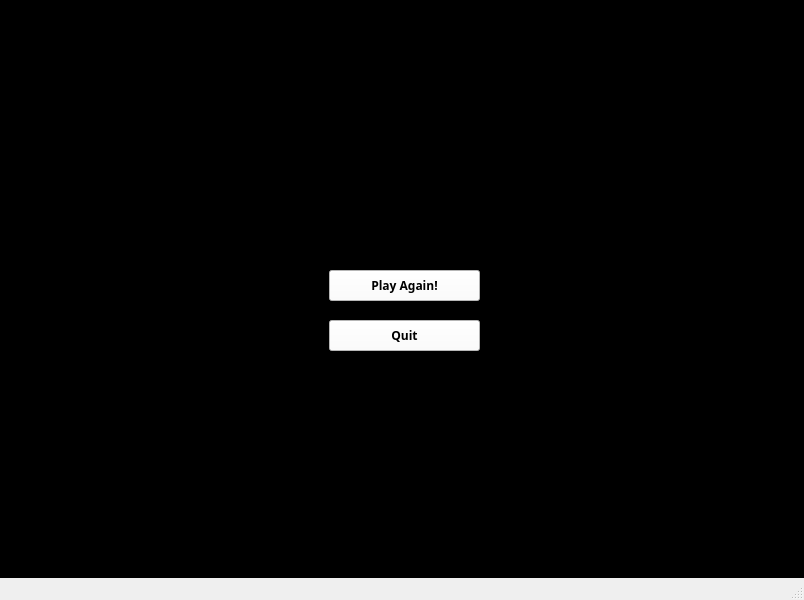
<?xml version="1.0" encoding="UTF-8"?>
<ui version="4.0">
 <class>MainWindow</class>
 <widget class="QMainWindow" name="MainWindow">
  <property name="geometry">
   <rect>
    <x>0</x>
    <y>0</y>
    <width>804</width>
    <height>600</height>
   </rect>
  </property>
  <property name="font">
   <font>
    <family>Gill Sans MT</family>
    <bold>true</bold>
   </font>
  </property>
  <property name="windowTitle">
   <string>MainWindow</string>
  </property>
  <widget class="QWidget" name="centralwidget">
   <widget class="QWidget" name="gridLayoutWidget">
    <property name="geometry">
     <rect>
      <x>10</x>
      <y>0</y>
      <width>781</width>
      <height>551</height>
     </rect>
    </property>
    <layout class="QGridLayout" name="gridLayout">
     <item row="0" column="0">
      <layout class="QVBoxLayout" name="verticalLayout">
       <item>
        <layout class="QHBoxLayout" name="dealerLayout">
         <item>
          <widget class="QWidget" name="widget" native="true">
           <property name="sizePolicy">
            <sizepolicy hsizetype="Fixed" vsizetype="Preferred">
             <horstretch>0</horstretch>
             <verstretch>0</verstretch>
            </sizepolicy>
           </property>
          </widget>
         </item>
         <item>
          <widget class="QWidget" name="cardWidget_2" native="true">
           <property name="sizePolicy">
            <sizepolicy hsizetype="Fixed" vsizetype="Fixed">
             <horstretch>0</horstretch>
             <verstretch>0</verstretch>
            </sizepolicy>
           </property>
           <property name="minimumSize">
            <size>
             <width>100</width>
             <height>175</height>
            </size>
           </property>
           <property name="styleSheet">
            <string notr="true">background-color: white;
border-color: rgb(0, 0, 0);</string>
           </property>
           <widget class="QLabel" name="cardNumber_5">
            <property name="geometry">
             <rect>
              <x>10</x>
              <y>0</y>
              <width>81</width>
              <height>61</height>
             </rect>
            </property>
            <property name="styleSheet">
             <string notr="true">font: 900 24pt &quot;Segoe UI&quot;;
color: black;</string>
            </property>
            <property name="text">
             <string>2</string>
            </property>
            <property name="alignment">
             <set>Qt::AlignmentFlag::AlignLeading|Qt::AlignmentFlag::AlignLeft|Qt::AlignmentFlag::AlignTop</set>
            </property>
            <property name="margin">
             <number>3</number>
            </property>
           </widget>
           <widget class="QLabel" name="cardNumber_6">
            <property name="geometry">
             <rect>
              <x>10</x>
              <y>120</y>
              <width>81</width>
              <height>61</height>
             </rect>
            </property>
            <property name="layoutDirection">
             <enum>Qt::LayoutDirection::LeftToRight</enum>
            </property>
            <property name="styleSheet">
             <string notr="true">font: 900 24pt &quot;Segoe UI&quot;;
color: black;</string>
            </property>
            <property name="text">
             <string>2</string>
            </property>
            <property name="alignment">
             <set>Qt::AlignmentFlag::AlignRight|Qt::AlignmentFlag::AlignTop|Qt::AlignmentFlag::AlignTrailing</set>
            </property>
            <property name="margin">
             <number>3</number>
            </property>
           </widget>
          </widget>
         </item>
         <item>
          <widget class="QWidget" name="cardWidget_1" native="true">
           <property name="sizePolicy">
            <sizepolicy hsizetype="Fixed" vsizetype="Fixed">
             <horstretch>0</horstretch>
             <verstretch>0</verstretch>
            </sizepolicy>
           </property>
           <property name="minimumSize">
            <size>
             <width>100</width>
             <height>175</height>
            </size>
           </property>
           <property name="styleSheet">
            <string notr="true">background-color: white;
border-color: rgb(0, 0, 0);</string>
           </property>
           <widget class="QLabel" name="cardNumber_1">
            <property name="geometry">
             <rect>
              <x>10</x>
              <y>0</y>
              <width>81</width>
              <height>61</height>
             </rect>
            </property>
            <property name="styleSheet">
             <string notr="true">font: 900 24pt &quot;Segoe UI&quot;;
color: black;</string>
            </property>
            <property name="text">
             <string>2</string>
            </property>
            <property name="alignment">
             <set>Qt::AlignmentFlag::AlignLeading|Qt::AlignmentFlag::AlignLeft|Qt::AlignmentFlag::AlignTop</set>
            </property>
            <property name="margin">
             <number>3</number>
            </property>
           </widget>
           <widget class="QLabel" name="cardNumber_2">
            <property name="geometry">
             <rect>
              <x>10</x>
              <y>120</y>
              <width>81</width>
              <height>61</height>
             </rect>
            </property>
            <property name="styleSheet">
             <string notr="true">font: 900 24pt &quot;Segoe UI&quot;;
color: black;</string>
            </property>
            <property name="text">
             <string>2</string>
            </property>
            <property name="alignment">
             <set>Qt::AlignmentFlag::AlignRight|Qt::AlignmentFlag::AlignTop|Qt::AlignmentFlag::AlignTrailing</set>
            </property>
            <property name="margin">
             <number>3</number>
            </property>
           </widget>
          </widget>
         </item>
         <item>
          <widget class="QLabel" name="dealerLabel">
           <property name="enabled">
            <bool>true</bool>
           </property>
           <property name="sizePolicy">
            <sizepolicy hsizetype="Fixed" vsizetype="Preferred">
             <horstretch>0</horstretch>
             <verstretch>0</verstretch>
            </sizepolicy>
           </property>
           <property name="font">
            <font>
             <family>Gill Sans MT</family>
             <pointsize>14</pointsize>
             <bold>true</bold>
            </font>
           </property>
           <property name="text">
            <string>Dealer: 4</string>
           </property>
           <property name="alignment">
            <set>Qt::AlignmentFlag::AlignCenter</set>
           </property>
           <property name="margin">
            <number>10</number>
           </property>
          </widget>
         </item>
         <item>
          <spacer name="horizontalSpacer_4">
           <property name="orientation">
            <enum>Qt::Orientation::Horizontal</enum>
           </property>
           <property name="sizeHint" stdset="0">
            <size>
             <width>40</width>
             <height>20</height>
            </size>
           </property>
          </spacer>
         </item>
         <item>
          <widget class="QLabel" name="betLabel">
           <property name="enabled">
            <bool>true</bool>
           </property>
           <property name="sizePolicy">
            <sizepolicy hsizetype="Fixed" vsizetype="Preferred">
             <horstretch>0</horstretch>
             <verstretch>0</verstretch>
            </sizepolicy>
           </property>
           <property name="text">
            <string>Bet</string>
           </property>
           <property name="alignment">
            <set>Qt::AlignmentFlag::AlignRight|Qt::AlignmentFlag::AlignTop|Qt::AlignmentFlag::AlignTrailing</set>
           </property>
           <property name="margin">
            <number>10</number>
           </property>
          </widget>
         </item>
         <item>
          <spacer name="horizontalSpacer_5">
           <property name="orientation">
            <enum>Qt::Orientation::Horizontal</enum>
           </property>
           <property name="sizeType">
            <enum>QSizePolicy::Policy::Fixed</enum>
           </property>
           <property name="sizeHint" stdset="0">
            <size>
             <width>15</width>
             <height>20</height>
            </size>
           </property>
          </spacer>
         </item>
        </layout>
       </item>
       <item>
        <layout class="QHBoxLayout" name="playerLayout">
         <item>
          <spacer name="horizontalSpacer_6">
           <property name="orientation">
            <enum>Qt::Orientation::Horizontal</enum>
           </property>
           <property name="sizeHint" stdset="0">
            <size>
             <width>40</width>
             <height>20</height>
            </size>
           </property>
          </spacer>
         </item>
         <item>
          <widget class="QLabel" name="playerLabel">
           <property name="enabled">
            <bool>true</bool>
           </property>
           <property name="sizePolicy">
            <sizepolicy hsizetype="Fixed" vsizetype="Preferred">
             <horstretch>0</horstretch>
             <verstretch>0</verstretch>
            </sizepolicy>
           </property>
           <property name="font">
            <font>
             <family>Gill Sans MT</family>
             <pointsize>14</pointsize>
             <bold>true</bold>
            </font>
           </property>
           <property name="text">
            <string>Player: 4</string>
           </property>
           <property name="alignment">
            <set>Qt::AlignmentFlag::AlignCenter</set>
           </property>
           <property name="margin">
            <number>10</number>
           </property>
          </widget>
         </item>
         <item>
          <widget class="QWidget" name="cardWidget_4" native="true">
           <property name="sizePolicy">
            <sizepolicy hsizetype="Fixed" vsizetype="Fixed">
             <horstretch>0</horstretch>
             <verstretch>0</verstretch>
            </sizepolicy>
           </property>
           <property name="minimumSize">
            <size>
             <width>100</width>
             <height>175</height>
            </size>
           </property>
           <property name="styleSheet">
            <string notr="true">background-color: white;
border-color: rgb(0, 0, 0);</string>
           </property>
           <widget class="QLabel" name="cardNumber_11">
            <property name="geometry">
             <rect>
              <x>10</x>
              <y>0</y>
              <width>81</width>
              <height>61</height>
             </rect>
            </property>
            <property name="styleSheet">
             <string notr="true">font: 900 24pt &quot;Segoe UI&quot;;
color: black;</string>
            </property>
            <property name="text">
             <string>2</string>
            </property>
            <property name="alignment">
             <set>Qt::AlignmentFlag::AlignLeading|Qt::AlignmentFlag::AlignLeft|Qt::AlignmentFlag::AlignTop</set>
            </property>
            <property name="margin">
             <number>3</number>
            </property>
           </widget>
           <widget class="QLabel" name="cardNumber_12">
            <property name="geometry">
             <rect>
              <x>0</x>
              <y>120</y>
              <width>91</width>
              <height>61</height>
             </rect>
            </property>
            <property name="styleSheet">
             <string notr="true">font: 900 24pt &quot;Segoe UI&quot;;
color: black;</string>
            </property>
            <property name="text">
             <string>2</string>
            </property>
            <property name="alignment">
             <set>Qt::AlignmentFlag::AlignRight|Qt::AlignmentFlag::AlignTop|Qt::AlignmentFlag::AlignTrailing</set>
            </property>
            <property name="margin">
             <number>3</number>
            </property>
           </widget>
          </widget>
         </item>
         <item>
          <widget class="QWidget" name="cardWidget_3" native="true">
           <property name="sizePolicy">
            <sizepolicy hsizetype="Fixed" vsizetype="Fixed">
             <horstretch>0</horstretch>
             <verstretch>0</verstretch>
            </sizepolicy>
           </property>
           <property name="minimumSize">
            <size>
             <width>100</width>
             <height>175</height>
            </size>
           </property>
           <property name="styleSheet">
            <string notr="true">background-color: white;
border-color: rgb(0, 0, 0);</string>
           </property>
           <widget class="QLabel" name="cardNumber_9">
            <property name="geometry">
             <rect>
              <x>10</x>
              <y>0</y>
              <width>81</width>
              <height>61</height>
             </rect>
            </property>
            <property name="styleSheet">
             <string notr="true">font: 900 24pt &quot;Segoe UI&quot;;
color: black;</string>
            </property>
            <property name="text">
             <string>2</string>
            </property>
            <property name="alignment">
             <set>Qt::AlignmentFlag::AlignLeading|Qt::AlignmentFlag::AlignLeft|Qt::AlignmentFlag::AlignTop</set>
            </property>
            <property name="margin">
             <number>3</number>
            </property>
           </widget>
           <widget class="QLabel" name="cardNumber_10">
            <property name="geometry">
             <rect>
              <x>10</x>
              <y>120</y>
              <width>81</width>
              <height>61</height>
             </rect>
            </property>
            <property name="styleSheet">
             <string notr="true">font: 900 24pt &quot;Segoe UI&quot;;
color: black;</string>
            </property>
            <property name="text">
             <string>2</string>
            </property>
            <property name="alignment">
             <set>Qt::AlignmentFlag::AlignRight|Qt::AlignmentFlag::AlignTop|Qt::AlignmentFlag::AlignTrailing</set>
            </property>
            <property name="margin">
             <number>3</number>
            </property>
           </widget>
          </widget>
         </item>
        </layout>
       </item>
       <item>
        <spacer name="verticalSpacer">
         <property name="orientation">
          <enum>Qt::Orientation::Vertical</enum>
         </property>
         <property name="sizeType">
          <enum>QSizePolicy::Policy::Preferred</enum>
         </property>
         <property name="sizeHint" stdset="0">
          <size>
           <width>20</width>
           <height>40</height>
          </size>
         </property>
        </spacer>
       </item>
       <item>
        <layout class="QHBoxLayout" name="horizontalLayout">
         <item>
          <spacer name="horizontalSpacer">
           <property name="orientation">
            <enum>Qt::Orientation::Horizontal</enum>
           </property>
           <property name="sizeHint" stdset="0">
            <size>
             <width>40</width>
             <height>20</height>
            </size>
           </property>
          </spacer>
         </item>
         <item>
          <widget class="QPushButton" name="hitButton">
           <property name="text">
            <string>Hit</string>
           </property>
          </widget>
         </item>
         <item>
          <spacer name="horizontalSpacer_2">
           <property name="orientation">
            <enum>Qt::Orientation::Horizontal</enum>
           </property>
           <property name="sizeHint" stdset="0">
            <size>
             <width>40</width>
             <height>20</height>
            </size>
           </property>
          </spacer>
         </item>
         <item>
          <widget class="QPushButton" name="standButton">
           <property name="styleSheet">
            <string notr="true"/>
           </property>
           <property name="text">
            <string>Stand</string>
           </property>
          </widget>
         </item>
         <item>
          <spacer name="horizontalSpacer_3">
           <property name="orientation">
            <enum>Qt::Orientation::Horizontal</enum>
           </property>
           <property name="sizeHint" stdset="0">
            <size>
             <width>40</width>
             <height>20</height>
            </size>
           </property>
          </spacer>
         </item>
        </layout>
       </item>
      </layout>
     </item>
    </layout>
   </widget>
   <widget class="QWidget" name="betWidget" native="true">
    <property name="enabled">
     <bool>true</bool>
    </property>
    <property name="geometry">
     <rect>
      <x>-10</x>
      <y>-50</y>
      <width>850</width>
      <height>625</height>
     </rect>
    </property>
    <property name="styleSheet">
     <string notr="true">background-color: rgb(85, 85, 0);</string>
    </property>
    <widget class="QLabel" name="label_2">
     <property name="geometry">
      <rect>
       <x>150</x>
       <y>130</y>
       <width>331</width>
       <height>111</height>
      </rect>
     </property>
     <property name="font">
      <font>
       <family>Segoe UI</family>
       <pointsize>18</pointsize>
       <italic>false</italic>
       <bold>true</bold>
      </font>
     </property>
     <property name="styleSheet">
      <string notr="true">font: 700 18pt &quot;Segoe UI&quot;;</string>
     </property>
     <property name="text">
      <string>Please Enter Your Bet:</string>
     </property>
    </widget>
    <widget class="QSpinBox" name="betSpinBox">
     <property name="geometry">
      <rect>
       <x>500</x>
       <y>160</y>
       <width>81</width>
       <height>51</height>
      </rect>
     </property>
     <property name="styleSheet">
      <string notr="true">background-color: rgb(0, 170, 0);</string>
     </property>
     <property name="minimum">
      <number>1</number>
     </property>
     <property name="maximum">
      <number>100</number>
     </property>
    </widget>
    <widget class="QPushButton" name="confirmBetButton">
     <property name="geometry">
      <rect>
       <x>320</x>
       <y>250</y>
       <width>171</width>
       <height>29</height>
      </rect>
     </property>
     <property name="styleSheet">
      <string notr="true">background-color: rgb(255, 0, 0);</string>
     </property>
     <property name="text">
      <string>Confirm Bet</string>
     </property>
    </widget>
   </widget>
   <widget class="QWidget" name="winWidget" native="true">
    <property name="enabled">
     <bool>true</bool>
    </property>
    <property name="geometry">
     <rect>
      <x>-1</x>
      <y>0</y>
      <width>811</width>
      <height>641</height>
     </rect>
    </property>
    <property name="styleSheet">
     <string notr="true">background-color: rgb(0, 0, 0);</string>
    </property>
    <widget class="QLabel" name="winLabel">
     <property name="geometry">
      <rect>
       <x>10</x>
       <y>100</y>
       <width>791</width>
       <height>91</height>
      </rect>
     </property>
     <property name="font">
      <font>
       <pointsize>18</pointsize>
       <bold>true</bold>
      </font>
     </property>
     <property name="text">
      <string>You Win!</string>
     </property>
     <property name="alignment">
      <set>Qt::AlignmentFlag::AlignCenter</set>
     </property>
    </widget>
    <widget class="QPushButton" name="playAgainButton">
     <property name="geometry">
      <rect>
       <x>330</x>
       <y>270</y>
       <width>151</width>
       <height>31</height>
      </rect>
     </property>
     <property name="autoFillBackground">
      <bool>false</bool>
     </property>
     <property name="styleSheet">
      <string notr="true">background-color: rgb(255, 255, 255);
color: rgb(0, 0, 0);</string>
     </property>
     <property name="text">
      <string>Play Again!</string>
     </property>
    </widget>
    <widget class="QPushButton" name="quitButton">
     <property name="geometry">
      <rect>
       <x>330</x>
       <y>320</y>
       <width>151</width>
       <height>31</height>
      </rect>
     </property>
     <property name="autoFillBackground">
      <bool>false</bool>
     </property>
     <property name="styleSheet">
      <string notr="true">background-color: rgb(255, 255, 255);
color: rgb(0, 0, 0);</string>
     </property>
     <property name="text">
      <string>Quit</string>
     </property>
    </widget>
    <widget class="QLabel" name="moneyLabel">
     <property name="geometry">
      <rect>
       <x>10</x>
       <y>160</y>
       <width>791</width>
       <height>91</height>
      </rect>
     </property>
     <property name="font">
      <font>
       <pointsize>16</pointsize>
       <bold>true</bold>
      </font>
     </property>
     <property name="text">
      <string>You won 1 Duhblooniess!</string>
     </property>
     <property name="alignment">
      <set>Qt::AlignmentFlag::AlignCenter</set>
     </property>
    </widget>
   </widget>
  </widget>
  <widget class="QStatusBar" name="statusbar"/>
 </widget>
 <resources/>
 <connections/>
</ui>
